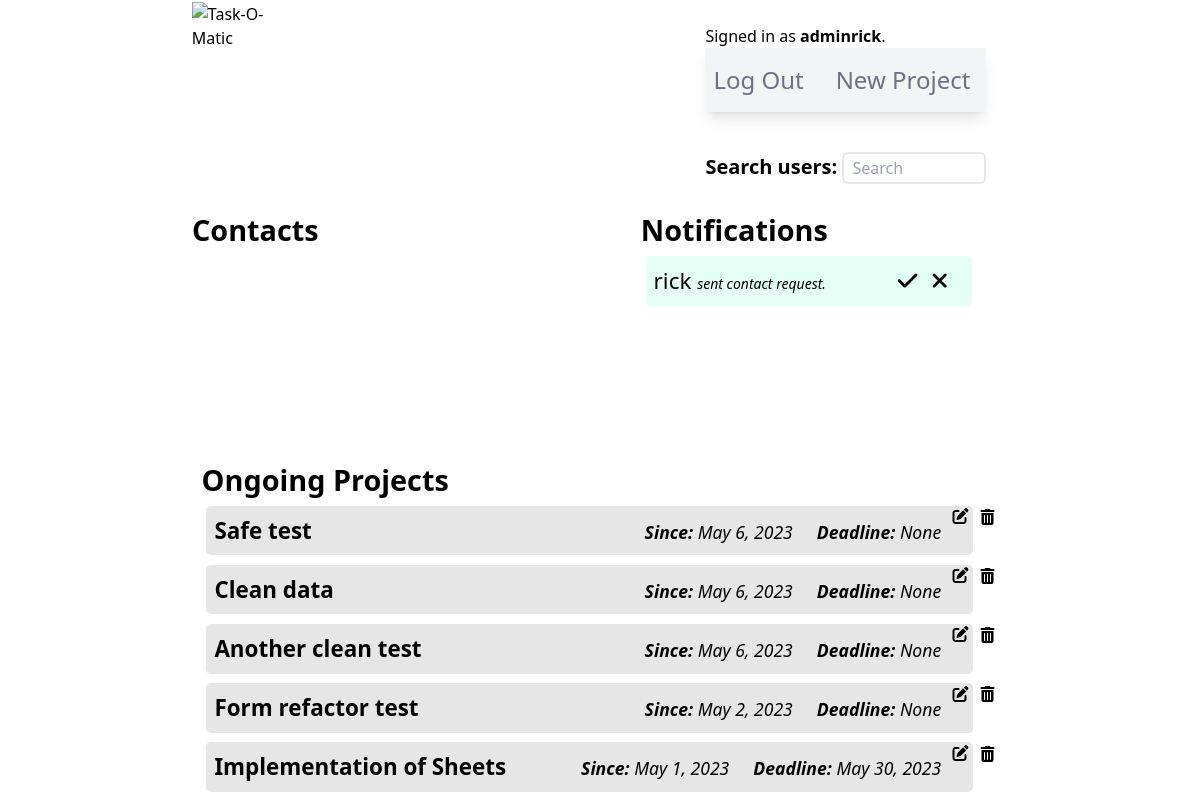
The app's page / (signed in), older data.
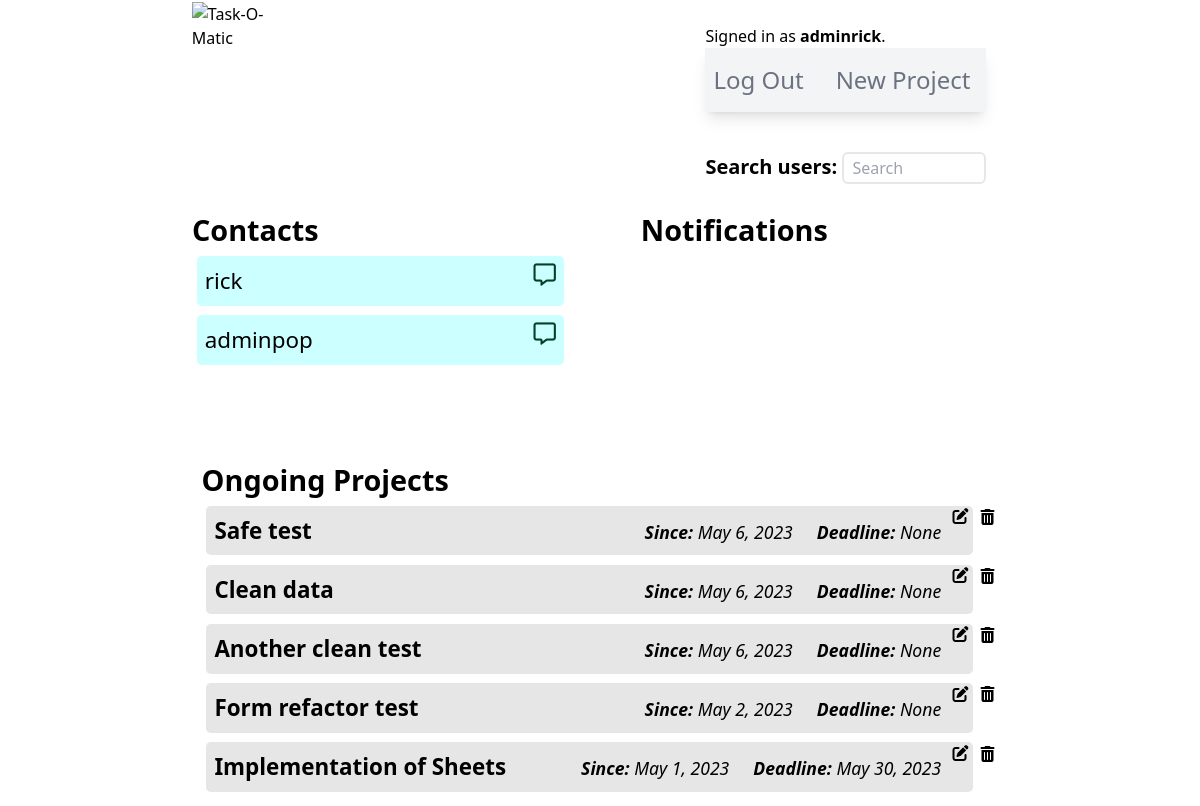
The same page, newer data.
### taskomatic/models.py (models this page shows, shortened)
class Relationship(models.Model):
    STATUS_CHOICES = [
        ('pending', 'Pending'),
        ('accepted', 'Accepted'),
        ('rejected', 'Rejected'),
    ]
    from_user = models.ForeignKey(User, on_delete=models.CASCADE, related_name='from_user')
    to_user = models.ForeignKey(User, on_delete=models.CASCADE, related_name='to_user')
    status = models.CharField(max_length=10, choices=STATUS_CHOICES, default='pending')
    created_at = models.DateTimeField(auto_now_add=True)
    class Meta:
        unique_together = ('from_user', 'to_user')

class User(AbstractUser):
    pass

class Project(models.Model):
    user = models.ForeignKey(User, on_delete=models.CASCADE)
    owner = models.CharField(max_length=80)
    projectName = models.CharField(max_length=160)
    projectDescription = models.CharField(max_length=350)
    hasDeadline = models.BooleanField(default=False)
    hasInventory = models.BooleanField(default=False)
    hasTasks = models.BooleanField(default=False)
    creationDate = models.DateField(null=True, blank=True)
    deadlineDate = models.DateField(null=True, blank=True)

### taskomatic/views.py (the view)
# urls.py: path("", views.index, name="index"),
def index(request):
    projects = Project.objects.all().order_by('-creationDate')
    if request.user.is_authenticated:
        currentUserId = request.user.id
        currentUser = User.objects.get(id=currentUserId)
        contacts = Relationship.objects.filter(Q(from_user=currentUser) | Q(to_user=currentUser), ~Q(status='rejected'))
        contactRequests = Relationship.objects.filter(Q(to_user=currentUser), Q(status="pending"))
        return render(request, "taskomatic/index.html", {
        "projects": projects,
        "contacts": contacts,
        "contactRequests": contactRequests
        })
    return render(request, "taskomatic/index.html", {
        "projects": projects
    })

### taskomatic/templates/taskomatic/index.html (shortened to what this page needs)
{% extends "./layout.html" %}
{% load static %}
{% block body %}
{% if user.is_authenticated %}
    <div id="dashboardContainer">
        <section id="indexUpperSection">
            <div id="indexContacts">
                <h2>Contacts</h2>
                <div class="contactInstanceContainer">
                {% if contacts|length > 0 %}
                    {% for contact in contacts %}
                        {% if contact.status == "pending" %}
                            {% if contact.to_user != request.user%}
                    <div class="contactInstance">
                        <span>{{ contact.to_user }} <span class="text-sm">(Pending)</span></span>
                    </div>
                            {% endif %}
                        {% else %}
                            {% if contact.to_user != request.user%}
                    <div class="contactInstance">
                        <p>{{ contact.to_user }}</p>
                        <i class="fa-regular fa-message hover:text-sky-600 cursor-pointer" style="color: #004225" title="Send message"></i>
                    </div>
                            {% else %}
                    <div class="contactInstance">
                        <p>{{ contact.from_user }}</p>
                        <i class="fa-regular fa-message hover:text-sky-600 cursor-pointer" style="color: #004225" title="Send message"></i>
                    </div>
                            {% endif %}
                        {% endif %}
                    {% endfor %}
                {% else %}
                    <div class="noContact">
                        <p>No contacts.</p>
                    </div>
                {% endif %}
                </div>
            </div>
            <div id="indexAlerts">
                <h2>Notifications</h2>
                {% for contact in contactRequests %}
                <div class="alertInstance">
                    <p>{{ contact.from_user }} <i class="text-sm"> sent contact request.</i></p>
                    <span>
                        <a href="{% url 'acceptContact' contact.id %}"><i class="fa-solid fa-check hover:text-sky-600 cursor-pointer #004225 mr-2" title="Accept"></i></a>
                        <a href="{% url 'rejectContact' contact.id %}"><i class="fa-solid fa-xmark hover:text-red-600 cursor-pointer #004225 mr-4" title="Decline"></i></a>
                    </span>
                 </div>
                {% endfor %}
            </div>
        </section>
        <section id="ongoingProjectsContainer">
            <h2>Ongoing Projects</h2>
            <ul>
            {% if projects %}
                {% for project in projects %}
                <div id="projectInstanceContainer">
                    <a id="projectInstanceAnchor" href="{% url 'projectPage' project.id %}">
                        <li id="projectInstance">
                            <span style="cursor: default"><b>{{ project.projectName }}</b></span>
                            <span class="flex justify-between">
                                <span><i class="dateCaption"><b>Since:</b> {{ project.creationDate }}</i></span>
                                <span><i class="dateCaption"><b>Deadline:</b> {{ project.deadlineDate }}</i></span>
                            </span>
                        </li>
                    </a>
                    <form method="POST" action="{% url 'editProject' %}" name="indexEditForm{{ project.id }}" id="indexEditForm{{ project.id }}">
                        <i id="indexEditIcon{{project.id}}" class="fa-solid fa-pen-to-square indexEditIcon"></i>
                    </form>
                    <i id="indexDeleteIcon{{project.id}}" class="fa-solid fa-trash-can relative top-2 right-1 cursor-pointer indexDeleteIcon"></i>
                </div>
                {% endfor %}
            {% else %}
                <li>No projects.</li>
            {% endif %}
            </ul>
        </section>
    </div>
{% endif %}
{% endblock body %}

Row changes from the older to the newer data that the page shows:
changed Relationship "rick": moves from the list under "Notifications" to the list under "Contacts"
added Relationship: from_user "adminpop", shown under "Contacts"
